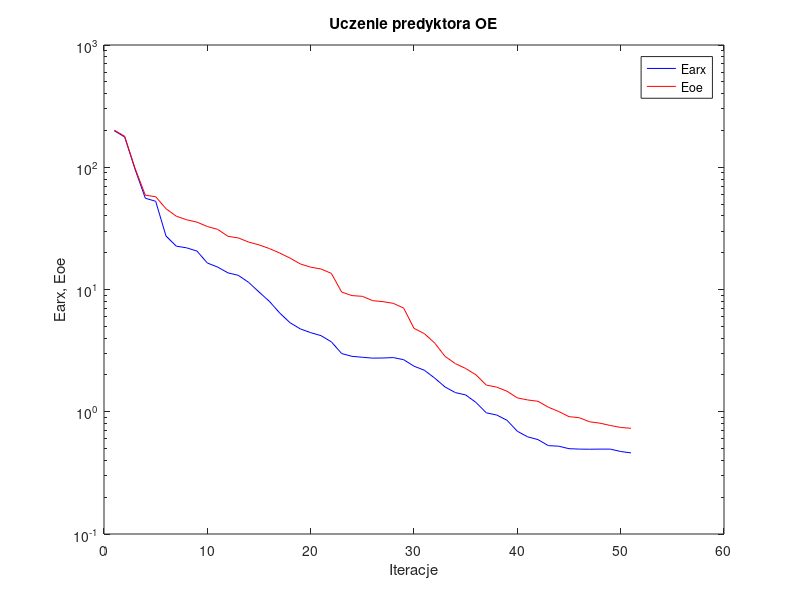
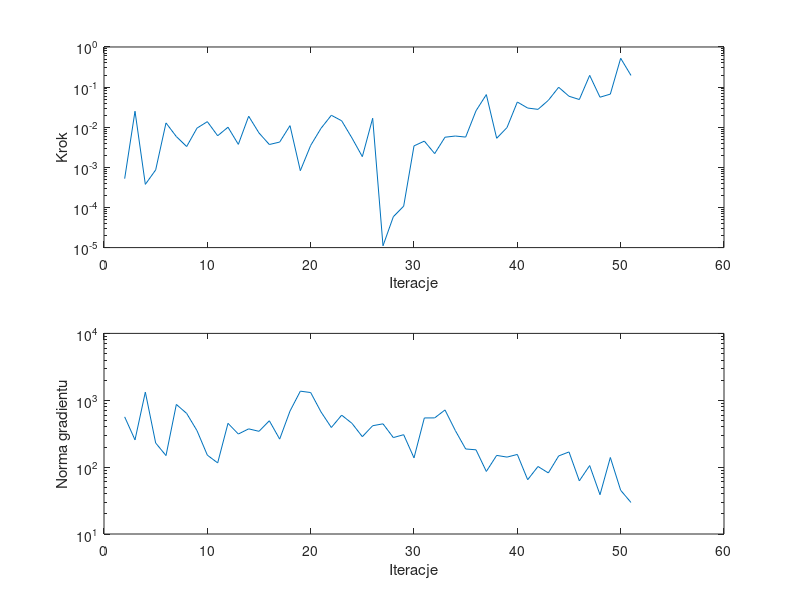

MATLAB code for these plots, in order:
%uczenie predyktora oe
clear all;
n=0; farx(n+1)=1.988920e+002; foe(n+1)=2.010714e+002; wspucz(n+1)=0.000000e+000; ng(n+1)=0.000000e+000;
%odnowa zmiennej metryki
n=1; farx(n+1)=1.767841e+002; foe(n+1)=1.790868e+002; krok(n+1)=5.226755e-004; ng(n+1)=5.645825e+002;
n=2; farx(n+1)=9.656380e+001; foe(n+1)=9.828161e+001; krok(n+1)=2.502130e-002; ng(n+1)=2.554644e+002;
n=3; farx(n+1)=5.578274e+001; foe(n+1)=5.906439e+001; krok(n+1)=3.764443e-004; ng(n+1)=1.323330e+003;
n=4; farx(n+1)=5.268833e+001; foe(n+1)=5.741523e+001; krok(n+1)=8.631728e-004; ng(n+1)=2.297194e+002;
n=5; farx(n+1)=2.738127e+001; foe(n+1)=4.580106e+001; krok(n+1)=1.279818e-002; ng(n+1)=1.488824e+002;
n=6; farx(n+1)=2.261782e+001; foe(n+1)=3.975434e+001; krok(n+1)=5.852382e-003; ng(n+1)=8.661970e+002;
n=7; farx(n+1)=2.191611e+001; foe(n+1)=3.718387e+001; krok(n+1)=3.303309e-003; ng(n+1)=6.355815e+002;
n=8; farx(n+1)=2.061578e+001; foe(n+1)=3.555704e+001; krok(n+1)=9.495353e-003; ng(n+1)=3.511844e+002;
n=9; farx(n+1)=1.647089e+001; foe(n+1)=3.275211e+001; krok(n+1)=1.376948e-002; ng(n+1)=1.510883e+002;
n=10; farx(n+1)=1.525340e+001; foe(n+1)=3.104335e+001; krok(n+1)=6.130766e-003; ng(n+1)=1.156555e+002;
n=11; farx(n+1)=1.367883e+001; foe(n+1)=2.723106e+001; krok(n+1)=1.000091e-002; ng(n+1)=4.520361e+002;
n=12; farx(n+1)=1.305265e+001; foe(n+1)=2.642132e+001; krok(n+1)=3.739948e-003; ng(n+1)=3.126410e+002;
n=13; farx(n+1)=1.143001e+001; foe(n+1)=2.442317e+001; krok(n+1)=1.881038e-002; ng(n+1)=3.735148e+002;
n=14; farx(n+1)=9.543802e+000; foe(n+1)=2.317169e+001; krok(n+1)=7.191611e-003; ng(n+1)=3.432250e+002;
n=15; farx(n+1)=8.007098e+000; foe(n+1)=2.163598e+001; krok(n+1)=3.709130e-003; ng(n+1)=4.935047e+002;
n=16; farx(n+1)=6.430389e+000; foe(n+1)=1.988534e+001; krok(n+1)=4.264608e-003; ng(n+1)=2.624158e+002;
n=17; farx(n+1)=5.350941e+000; foe(n+1)=1.806828e+001; krok(n+1)=1.095618e-002; ng(n+1)=6.893626e+002;
n=18; farx(n+1)=4.759607e+000; foe(n+1)=1.618734e+001; krok(n+1)=8.258271e-004; ng(n+1)=1.367669e+003;
n=19; farx(n+1)=4.436435e+000; foe(n+1)=1.522972e+001; krok(n+1)=3.516052e-003; ng(n+1)=1.304843e+003;
n=20; farx(n+1)=4.193968e+000; foe(n+1)=1.471236e+001; krok(n+1)=9.385969e-003; ng(n+1)=6.693575e+002;
n=21; farx(n+1)=3.731869e+000; foe(n+1)=1.355271e+001; krok(n+1)=1.985729e-002; ng(n+1)=3.914384e+002;
n=22; farx(n+1)=2.994176e+000; foe(n+1)=9.527850e+000; krok(n+1)=1.448480e-002; ng(n+1)=5.989991e+002;
n=23; farx(n+1)=2.839961e+000; foe(n+1)=8.915083e+000; krok(n+1)=5.368339e-003; ng(n+1)=4.512934e+002;
n=24; farx(n+1)=2.790137e+000; foe(n+1)=8.795507e+000; krok(n+1)=1.849821e-003; ng(n+1)=2.854039e+002;
n=25; farx(n+1)=2.745115e+000; foe(n+1)=8.107211e+000; krok(n+1)=1.673711e-002; ng(n+1)=4.161834e+002;
%odnowa zmiennej metryki
n=26; farx(n+1)=2.752098e+000; foe(n+1)=7.955128e+000; krok(n+1)=1.109569e-005; ng(n+1)=4.441984e+002;
n=27; farx(n+1)=2.774068e+000; foe(n+1)=7.702533e+000; krok(n+1)=5.883434e-005; ng(n+1)=2.766226e+002;
n=28; farx(n+1)=2.665205e+000; foe(n+1)=7.043601e+000; krok(n+1)=1.078966e-004; ng(n+1)=3.055610e+002;
n=29; farx(n+1)=2.358935e+000; foe(n+1)=4.809697e+000; krok(n+1)=3.427028e-003; ng(n+1)=1.375223e+002;
n=30; farx(n+1)=2.185974e+000; foe(n+1)=4.355384e+000; krok(n+1)=4.505183e-003; ng(n+1)=5.439484e+002;
n=31; farx(n+1)=1.886385e+000; foe(n+1)=3.650838e+000; krok(n+1)=2.201622e-003; ng(n+1)=5.449274e+002;
n=32; farx(n+1)=1.595323e+000; foe(n+1)=2.840113e+000; krok(n+1)=5.636318e-003; ng(n+1)=7.160216e+002;
n=33; farx(n+1)=1.435084e+000; foe(n+1)=2.476998e+000; krok(n+1)=6.035177e-003; ng(n+1)=3.521585e+002;
n=34; farx(n+1)=1.372726e+000; foe(n+1)=2.259109e+000; krok(n+1)=5.680993e-003; ng(n+1)=1.869173e+002;
n=35; farx(n+1)=1.191348e+000; foe(n+1)=2.003149e+000; krok(n+1)=2.570124e-002; ng(n+1)=1.815523e+002;
n=36; farx(n+1)=9.794190e-001; foe(n+1)=1.651970e+000; krok(n+1)=6.503090e-002; ng(n+1)=8.616259e+001;
n=37; farx(n+1)=9.405974e-001; foe(n+1)=1.590876e+000; krok(n+1)=5.303205e-003; ng(n+1)=1.498250e+002;
n=38; farx(n+1)=8.515488e-001; foe(n+1)=1.471858e+000; krok(n+1)=9.801654e-003; ng(n+1)=1.412672e+002;
n=39; farx(n+1)=6.926657e-001; foe(n+1)=1.298131e+000; krok(n+1)=4.254539e-002; ng(n+1)=1.547894e+002;
n=40; farx(n+1)=6.234221e-001; foe(n+1)=1.248814e+000; krok(n+1)=3.006802e-002; ng(n+1)=6.482276e+001;
n=41; farx(n+1)=5.916557e-001; foe(n+1)=1.217959e+000; krok(n+1)=2.788482e-002; ng(n+1)=1.022307e+002;
n=42; farx(n+1)=5.283309e-001; foe(n+1)=1.089687e+000; krok(n+1)=4.681906e-002; ng(n+1)=8.190734e+001;
n=43; farx(n+1)=5.228153e-001; foe(n+1)=1.004875e+000; krok(n+1)=9.907791e-002; ng(n+1)=1.470286e+002;
n=44; farx(n+1)=4.987681e-001; foe(n+1)=9.116918e-001; krok(n+1)=5.918252e-002; ng(n+1)=1.687255e+002;
n=45; farx(n+1)=4.948838e-001; foe(n+1)=8.939496e-001; krok(n+1)=4.904612e-002; ng(n+1)=6.232950e+001;
n=46; farx(n+1)=4.937140e-001; foe(n+1)=8.273971e-001; krok(n+1)=1.962005e-001; ng(n+1)=1.056110e+002;
n=47; farx(n+1)=4.948819e-001; foe(n+1)=8.064564e-001; krok(n+1)=5.598693e-002; ng(n+1)=3.867886e+001;
n=48; farx(n+1)=4.947048e-001; foe(n+1)=7.721200e-001; krok(n+1)=6.688253e-002; ng(n+1)=1.393888e+002;
n=49; farx(n+1)=4.730343e-001; foe(n+1)=7.442863e-001; krok(n+1)=5.231840e-001; ng(n+1)=4.505413e+001;
n=50; farx(n+1)=4.607478e-001; foe(n+1)=7.320091e-001; krok(n+1)=1.952188e-001; ng(n+1)=2.960205e+001;

figure; semilogy(farx,'b'); hold on; semilogy(foe,'r'); xlabel('Iteracje'); ylabel('Earx, Eoe'); legend('Earx','Eoe'); title('Uczenie predyktora OE');
figure; subplot(2,1,1); semilogy(krok); xlabel('Iteracje'); ylabel('Krok');
subplot(2,1,2); semilogy(ng); xlabel('Iteracje'); ylabel('Norma gradientu');
Earx=farx(n+1)
Eoe=foe(n+1)
